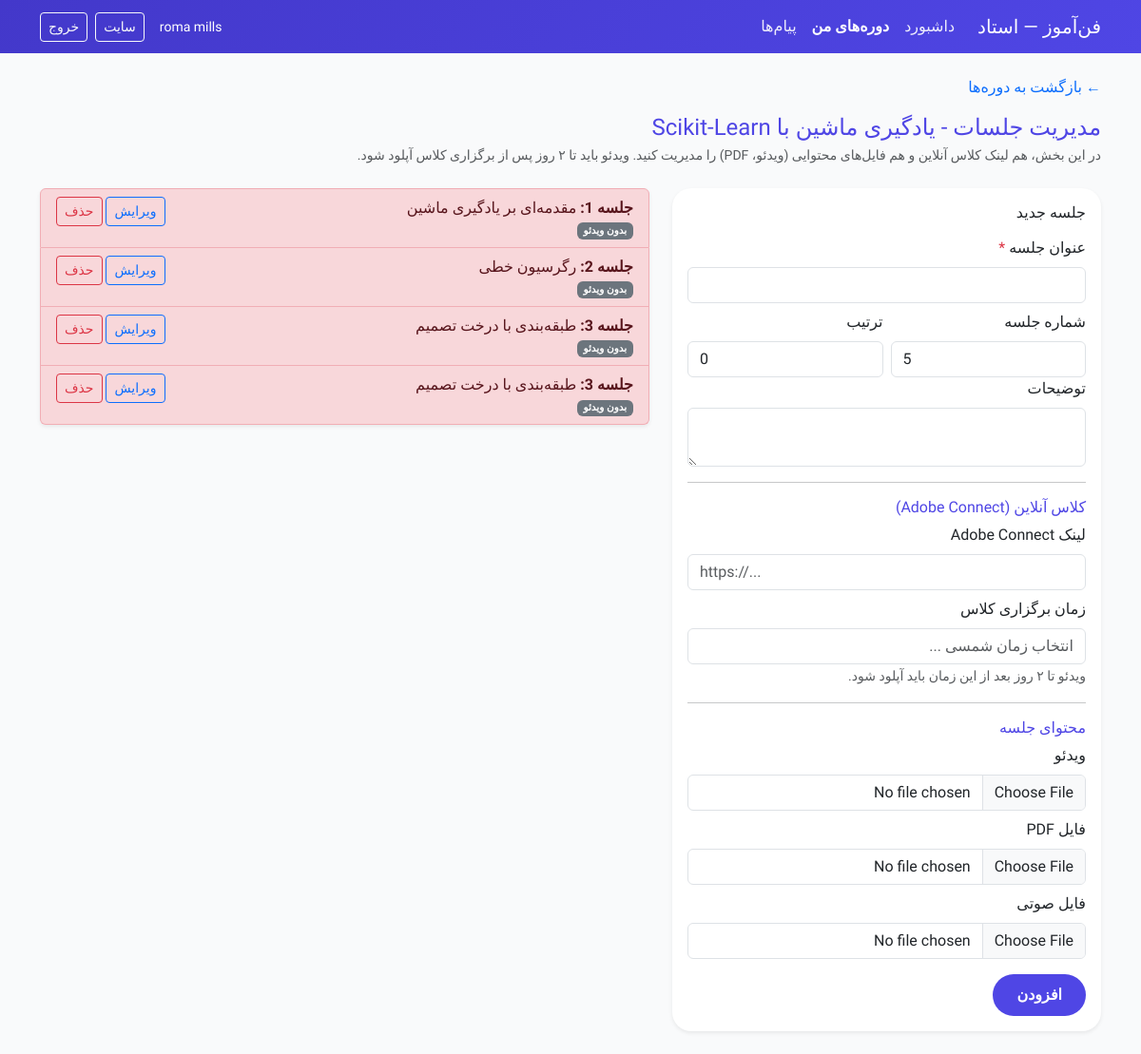
The page /teacher/sessions.php?course_id=29 (signed in) on the database its author committed.
### tables this page shows
CREATE TABLE `users` (
  `id` int(10) UNSIGNED NOT NULL,
  `role` enum('admin','teacher','student') NOT NULL,
  `username` varchar(100) DEFAULT NULL,
  `email` varchar(150) DEFAULT NULL,
  `password_hash` varchar(255) NOT NULL,
  `full_name` varchar(200) NOT NULL,
  `phone` varchar(20) DEFAULT NULL,
  `province_id` int(10) UNSIGNED DEFAULT NULL,
  `institution_id` int(10) UNSIGNED DEFAULT NULL,
  `student_code` varchar(50) DEFAULT NULL,
  `education_level` varchar(50) DEFAULT NULL,
  `national_id` varchar(10) DEFAULT NULL,
  `teacher_status` enum('none','pending','approved','rejected') NOT NULL DEFAULT 'none',
  `first_login_done` tinyint(1) NOT NULL DEFAULT 0,
  `is_active` tinyint(1) NOT NULL DEFAULT 1,
  `created_at` timestamp NOT NULL DEFAULT current_timestamp(),
  `updated_at` timestamp NOT NULL DEFAULT current_timestamp() ON UPDATE current_timestamp()
);

CREATE TABLE `courses` (
  `id` int(10) UNSIGNED NOT NULL,
  `teacher_id` int(10) UNSIGNED DEFAULT NULL,
  `category_id` int(10) UNSIGNED DEFAULT NULL,
  `province_id` int(10) UNSIGNED DEFAULT NULL,
  `institution_id` int(10) UNSIGNED DEFAULT NULL,
  `title` varchar(255) NOT NULL,
  `slug` varchar(255) NOT NULL,
  `description` text DEFAULT NULL,
  `image` varchar(255) DEFAULT NULL,
  `price` decimal(12,0) NOT NULL DEFAULT 0,
  `is_paid` tinyint(1) NOT NULL DEFAULT 0,
  `min_pass_grade` decimal(5,2) NOT NULL DEFAULT 60.00,
  `session_count` int(10) UNSIGNED NOT NULL DEFAULT 0,
  `duration_hours` int(10) UNSIGNED DEFAULT 0,
  `session_duration_minutes` int(10) UNSIGNED DEFAULT 90,
  `session_days` varchar(100) DEFAULT NULL,
  `start_date` date DEFAULT NULL,
  `end_date` date DEFAULT NULL,
  `schedule_notes` text DEFAULT NULL,
  `status` enum('draft','published','archived','disabled') NOT NULL DEFAULT 'draft',
  `featured_on_home` tinyint(1) NOT NULL DEFAULT 0,
  `home_sort_order` int(11) NOT NULL DEFAULT 0,
  `created_at` timestamp NOT NULL DEFAULT current_timestamp(),
  `updated_at` timestamp NOT NULL DEFAULT current_timestamp() ON UPDATE current_timestamp()
);

CREATE TABLE `course_sessions` (
  `id` int(10) UNSIGNED NOT NULL,
  `course_id` int(10) UNSIGNED NOT NULL,
  `title` varchar(255) NOT NULL,
  `session_number` int(10) UNSIGNED NOT NULL DEFAULT 1,
  `description` text DEFAULT NULL,
  `video_path` varchar(255) DEFAULT NULL,
  `audio_path` varchar(255) DEFAULT NULL,
  `pdf_path` varchar(255) DEFAULT NULL,
  `sort_order` int(11) NOT NULL DEFAULT 0,
  `adobe_connect_url` varchar(500) DEFAULT NULL,
  `scheduled_at` datetime DEFAULT NULL,
  `created_at` timestamp NOT NULL DEFAULT current_timestamp(),
  `updated_at` timestamp NOT NULL DEFAULT current_timestamp() ON UPDATE current_timestamp()
);

### config/app.php (called while the page is built, shortened)
<?php
return [
    'name' => 'فن‌آموز',
    'url' => 'http://localhost/FanAmooz',
    'timezone' => 'Asia/Tehran',
    'upload_path' => dirname(__DIR__) . '/uploads',
    'upload_url' => '/uploads',
    'session_name' => 'fanamooz_session',
    'roles' => [
        'admin' => 'مدیر',
        'teacher' => 'استاد',
        'student' => 'دانشجو',
    ],
];

### includes/bootstrap.php (called while the page is built, shortened)
<?php
$configApp = require dirname(__DIR__) . '/config/app.php';
date_default_timezone_set($configApp['timezone']);
require_once __DIR__ . '/db.php';
require_once __DIR__ . '/helpers.php';
require_once __DIR__ . '/auth.php';
require_once __DIR__ . '/teacher.php';
require_once __DIR__ . '/course.php';
require_once __DIR__ . '/settings.php';

### includes/helpers.php (called while the page is built, shortened)
<?php
function e($value): string
{
    if (is_float($value) || is_int($value)) return (string) $value;
    return htmlspecialchars((string) $value, ENT_QUOTES | ENT_SUBSTITUTE, 'UTF-8');
}
function base_url(string $path = ''): string
{
    global $configApp;
    $base = rtrim($configApp['url'], '/');
    $path = ltrim($path, '/');
    return $path === '' ? $base : $base . '/' . $path;
}
function asset_url(string $path): string
{
    return base_url('assets/' . ltrim($path, '/'));
}
function old(string $key, $default = ''): string
{
    return e($_POST[$key] ?? $default);
}

### includes/settings.php (called while the page is built, shortened)
<?php
function settings_all(): array
{
    static $cache = null;
    if ($cache !== null) {
        return $cache;
    }
    try {
        $rows = db()->query('SELECT setting_key, setting_value FROM settings')->fetchAll();
    } catch (PDOException) {
        return [];
    }
    $cache = [];
    foreach ($rows as $row) {
        $cache[$row['setting_key']] = $row['setting_value'];
    }
    return $cache;
}
function setting(string $key, string $default = ''): string
{
    $all = settings_all();
    return (string) ($all[$key] ?? $default);
}
function site_name(): string
{
    return setting('site_name', 'فن‌آموز');
}

### includes/db.php (called while the page is built, shortened)
<?php
function db(): PDO
{
    static $pdo = null;
    if ($pdo instanceof PDO) {
        return $pdo;
    }
    global $configDb;
    $dsn = sprintf(
        'mysql:host=%s;port=%d;dbname=%s;charset=%s',
        $configDb['host'],
        $configDb['port'],
        $configDb['dbname'],
        $configDb['charset']
    );
    $pdo = new PDO($dsn, $configDb['username'], $configDb['password'], [
        PDO::ATTR_ERRMODE => PDO::ERRMODE_EXCEPTION,
        PDO::ATTR_DEFAULT_FETCH_MODE => PDO::FETCH_ASSOC,
        PDO::ATTR_EMULATE_PREPARES => false,
    ]);
    return $pdo;
}

### includes/auth.php (called while the page is built, shortened)
<?php
function auth_user(): ?array
{
    return $_SESSION['user'] ?? null;
}

### includes/teacher.php (called while the page is built, shortened)
<?php
function teacher_session_status(): string
{
    return (string) (auth_user()['teacher_status'] ?? 'none');
}
function teacher_refresh_session_status(): void
{
    $id = auth_id();
    $stmt = db()->prepare("SELECT teacher_status, full_name, username, first_login_done, institution_id FROM users WHERE id = ? AND role = 'teacher' LIMIT 1");
    $stmt->execute([$id]);
}
function require_teacher_approved(): void
{
    teacher_refresh_session_status();
}

### includes/course.php (called while the page is built, shortened)
<?php
function course_sessions_list(int $courseId): array
{
    $stmt = db()->prepare('SELECT * FROM course_sessions WHERE course_id = ? ORDER BY sort_order, session_number, id');
    $stmt->execute([$courseId]);
    return $stmt->fetchAll();
}

### teacher/sessions.php (the view, shortened to what this page needs)
<?php
require_once dirname(__DIR__) . '/includes/bootstrap.php';
require_teacher_approved();
$courseId = (int) ($_GET['course_id'] ?? 0);
$teacherId = (int) auth_id();
$courseStmt = db()->prepare('SELECT * FROM courses WHERE id = ? AND teacher_id = ?');
$courseStmt->execute([$courseId, $teacherId]);
$course = $courseStmt->fetch();
$activeMenu = 'courses';
$edit = null;
$sessions = course_sessions_list($courseId);
require dirname(__DIR__) . '/includes/layout/teacher_header.php';
?>
<p class="mb-3"><a href="courses.php" class="text-decoration-none">&larr; بازگشت به دوره‌ها</a></p>
<h1 class="h4 text-primary mb-1">مدیریت جلسات - <?= e($course['title']) ?></h1>
<p class="text-muted small mb-4">در این بخش، هم لینک کلاس آنلاین و هم فایل‌های محتوایی (ویدئو، PDF) را مدیریت کنید. ویدئو باید تا ۲ روز پس از برگزاری کلاس آپلود شود.</p>
<div class="row g-4">
    <div class="col-lg-5">
        <div class="card border-0 shadow-sm">
            <div class="card-body">
                <h2 class="h6 mb-3"><?= $edit ? 'ویرایش جلسه' : 'جلسه جدید' ?></h2>
                <form method="post" enctype="multipart/form-data" novalidate>
                    <div class="mb-2">
                        <label class="form-label">عنوان جلسه <span class="text-danger">*</span></label>
                        <input name="title" class="form-control" value="<?= old('title', $edit['title'] ?? '') ?>">
                    </div>
                    <div class="row g-2">
                        <div class="col-6">
                            <label class="form-label">شماره جلسه</label>
                            <input type="number" name="session_number" class="form-control" min="1" value="<?= old('session_number', $edit['session_number'] ?? count($sessions) + 1) ?>">
                        </div>
                        <div class="col-6">
                            <label class="form-label">ترتیب</label>
                            <input type="number" name="sort_order" class="form-control" value="<?= old('sort_order', $edit['sort_order'] ?? 0) ?>">
                        </div>
                    </div>
                    <div class="mb-2">
                        <label class="form-label">توضیحات</label>
                        <textarea name="description" class="form-control" rows="2"><?= old('description', $edit['description'] ?? '') ?></textarea>
                    </div>
                    <hr>
                    <h6 class="text-primary">کلاس آنلاین (Adobe Connect)</h6>
                    <div class="mb-2">
                        <label class="form-label">لینک Adobe Connect</label>
                        <input name="adobe_connect_url" class="form-control" dir="ltr" placeholder="https://..." value="<?= old('adobe_connect_url', $edit['adobe_connect_url'] ?? '') ?>">
                    </div>
                    <div class="mb-2">
                        <label class="form-label">زمان برگزاری کلاس</label>
                        <input type="text" id="session-datetime" class="form-control" placeholder="انتخاب زمان شمسی ..."
                               value="<?= $edit && $edit['scheduled_at'] ? jdate('Y/m/d H:i', strtotime($edit['scheduled_at'])) : '' ?>"
                               autocomplete="off">
                        <small class="text-muted">ویدئو تا ۲ روز بعد از این زمان باید آپلود شود.</small>
                    </div>
                    <hr>
                    <h6 class="text-primary">محتوای جلسه</h6>
                    <div class="mb-2">
                        <label class="form-label">ویدئو</label>
                        <input type="file" name="video" class="form-control" accept="video/*,.mp4,.webm">
                    </div>
                    <div class="mb-2">
                        <label class="form-label">فایل PDF</label>
                        <input type="file" name="pdf" class="form-control" accept=".pdf">
                    </div>
                    <div class="mb-3">
                        <label class="form-label">فایل صوتی</label>
                        <input type="file" name="audio" class="form-control" accept="audio/*,.mp3,.wav">
                    </div>
                    <button class="btn btn-primary"><?= $edit ? 'ذخیره' : 'افزودن' ?></button>
                </form>
            </div>
        </div>
    </div>
    <div class="col-lg-7">
        <div class="list-group shadow-sm">
            <?php foreach ($sessions as $s): ?>
                <?php
                    $hasLive = !empty($s['adobe_connect_url']) && !empty($s['scheduled_at']);
                    $isExpired = $s['is_upload_expired'] ?? false;
                    $videoUploaded = !empty($s['video_path']);
                ?>
                <div class="list-group-item <?= $isExpired && !$videoUploaded ? 'list-group-item-danger' : '' ?>">
                    <div class="d-flex justify-content-between align-items-start">
                        <div style="flex:1">
                            <strong>جلسه <?= (int) $s['session_number'] ?>:</strong> <?= e($s['title']) ?>
                            <div class="small">
                                <?php if ($s['video_path']): ?><span class="badge bg-success">ویدئو ✓</span>
                                <?php elseif ($isExpired && $hasLive): ?><span class="badge bg-danger">مهلت گذشته!</span>
                                <?php elseif ($hasLive): ?><span class="badge bg-warning text-dark">منتظر ویدئو</span>
                                <?php else: ?><span class="badge bg-secondary">بدون ویدئو</span><?php endif; ?>
                            </div>
                        </div>
                        <div class="text-nowrap ms-2">
                            <a href="?course_id=<?= $courseId ?>&edit=<?= (int) $s['id'] ?>" class="btn btn-sm btn-outline-primary">ویرایش</a>
                            <form method="post" class="d-inline" onsubmit="return confirm('حذف جلسه؟')">
                                <button class="btn btn-sm btn-outline-danger">حذف</button>
                            </form>
                        </div>
                    </div>
                </div>
            <?php endforeach; ?>
        </div>
    </div>
</div>
<?php require dirname(__DIR__) . '/includes/layout/teacher_footer.php'; ?>

### includes/layout/teacher_header.php (shortened to what this page needs)
<?php
$pageTitle = $pageTitle ?? 'پنل استاد';
$activeMenu = $activeMenu ?? '';
?>
<!DOCTYPE html>
<html lang="fa" dir="rtl">
<head>
    <title><?= e($pageTitle) ?> | <?= e(site_name()) ?></title>
    <link href="https://cdn.jsdelivr.net/npm/bootstrap@5.3.3/dist/css/bootstrap.rtl.min.css" rel="stylesheet">
    <link href="https://cdn.jsdelivr.net/npm/bootstrap-icons@1.11.3/font/bootstrap-icons.min.css" rel="stylesheet">
    <link href="<?= e(asset_url('css/theme.css')) ?>" rel="stylesheet">
    <?php require __DIR__ . '/head_extras.php'; ?>
<link rel="stylesheet" href="<?= asset_url('css/jalalidatepicker.min.css') ?>">
</head>
<body>
<nav class="navbar navbar-expand-lg navbar-dark site-header">
    <div class="container">
        <a class="navbar-brand" href="<?= e(base_url('teacher/index.php')) ?>"><?= e(site_name()) ?> — استاد</a>
        <div class="collapse navbar-collapse" id="tNav">
            <ul class="navbar-nav me-auto">
                <li class="nav-item"><a class="nav-link <?= $activeMenu === 'dashboard' ? 'active fw-bold' : '' ?>" href="<?= e(base_url('teacher/index.php')) ?>">داشبورد</a></li>
                <?php if (teacher_session_status() === 'approved'): ?>
                    <li class="nav-item"><a class="nav-link <?= $activeMenu === 'courses' ? 'active fw-bold' : '' ?>" href="<?= e(base_url('teacher/courses.php')) ?>">دوره‌های من</a></li>
                    <li class="nav-item">
                        <a class="nav-link <?= $activeMenu === 'messages' ? 'active fw-bold' : '' ?>" href="<?= e(base_url('teacher/messages.php')) ?>">
                            پیام‌ها
                        </a>
                    </li>
                <?php endif; ?>
            </ul>
            <span class="navbar-text text-white small me-3"><?= e(auth_user()['full_name'] ?? '') ?></span>
            <a href="<?= e(base_url()) ?>" class="btn btn-outline-light btn-sm me-2" target="_blank">سایت</a>
            <a href="<?= e(base_url('logout.php')) ?>" class="btn btn-outline-light btn-sm">خروج</a>
        </div>
    </div>
</nav>
<main class="container py-4">

### assets/css/theme.css (style rules this page uses)
:root { --fa-primary: #1565c0; --fa-primary-dark: #0d47a1; --fa-primary-light: #e3f2fd; --fa-accent: #2196f3; --fa-bg: #f5f9fc; --fa-text: #1a237e; --fa-muted: #546e7a; }
body { font-family: 'Vazirmatn', Tahoma, sans-serif; color: var(--fa-text); background-color: var(--fa-bg); }
.text-primary { color: var(--fa-primary) !important; }
.btn-primary { --bs-btn-bg: var(--fa-primary); --bs-btn-border-color: var(--fa-primary); --bs-btn-hover-bg: var(--fa-primary-dark); --bs-btn-hover-border-color: var(--fa-primary-dark); }
.site-header { background: linear-gradient(135deg, var(--fa-primary-dark), var(--fa-primary)); color: #fff; }
.site-header .nav-link { color: rgba(255, 255, 255, 0.9); }
:root { --fa-primary: #4f46e5; --fa-primary-dark: #4338ca; --fa-primary-light: #e0e7ff; --fa-accent: #f59e0b; --fa-bg: #f9fafb; --fa-text: #1f2937; --fa-muted: #6b7280; }
.btn-primary { background-color: var(--fa-primary); border: none; border-radius: 50px; padding: 10px 25px; font-weight: 600; transition: all 0.3s; }
.card, .service-card { border-radius: 20px; transition: transform 0.3s, box-shadow 0.3s; }

### rows shown on the page
users: full_name "roma mills"
courses: title "یادگیری ماشین با Scikit-Learn"
course_sessions: session_number "1", title "مقدمه‌ای بر یادگیری ماشین", shows "بدون ویدئو"
course_sessions: session_number "2", title "رگرسیون خطی", shows "بدون ویدئو"
course_sessions: session_number "3", title "طبقه‌بندی با درخت تصمیم", shows "بدون ویدئو"

### other values the page prints
site_name() "فن‌آموز"
